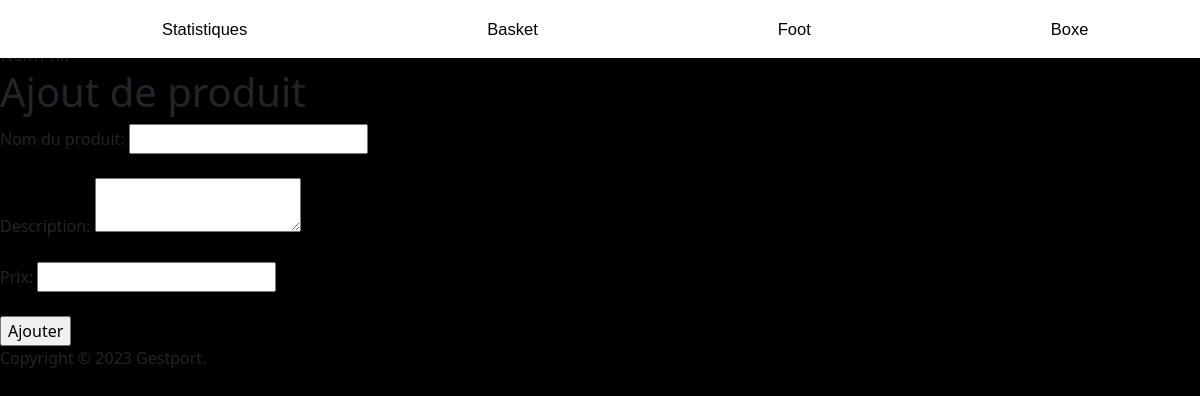
The page /boxe/ on the database as committed earlier.
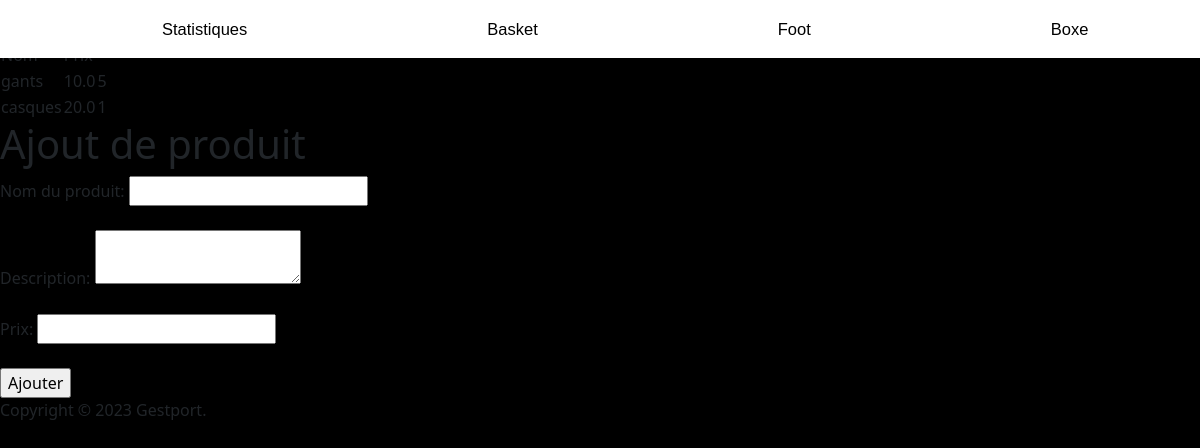
The same page on the database as committed later.
### appAsso/models.py (models this page shows)
class Products(models.Model):
    nomProduit = models.CharField(max_length= 45, null = False)
    prix = models.FloatField(default=0.0, null = False)
    cProduit = models.CharField(max_length=45, null = False)
    quantite = models.PositiveIntegerField(default=0)
    img = models.ImageField(upload_to="imgs", blank=True)

### appAsso/views.py (the view)
# urls.py: path('boxe/', boxe, name='boxe'),
def boxe(request):
    boxep = Products.objects.filter(cProduit = "boxe")
    return render(request, 'boxe.html',{'boxep': boxep})

### appAsso/templates/boxe.html (shortened to what this page needs)
{% extends 'base.html' %}
{% load static %}
    {% block content %}
    <h3>PRODUITS</h3>
        <table>
            <tr>
                <td>Nom</td>
                <td>Prix</td>
            </tr>
            {% for product in boxep %}
                    <tr>
                        <td>
                            {{ product.nomProduit }}
                        </td>
                        <td>
                            {{ product.prix }}
                        </td>
                        <td>
                            {{ product.quantite }}
                        </td>
                    </tr>
                    {% endfor %}
        </table>
    <h1>Ajout de produit</h1>
    <form method="POST">
        <label for="nom">Nom du produit:</label>
        <input type="text" id="nom" name="nom"><br><br>
        <label for="description">Description:</label>
        <textarea id="description" name="description"></textarea><br><br>
        <label for="prix">Prix:</label>
        <input type="number" id="prix" name="prix"><br><br>
        <input type="submit" value="Ajouter">
    </form>
    {% endblock %}

Rows that differ between the two databases and show on the page:
now on this page (row edited): Products: nomProduit "gants", prix "10.0", quantite "5"
added Products: nomProduit "casques", prix "20.0", quantite "1"
